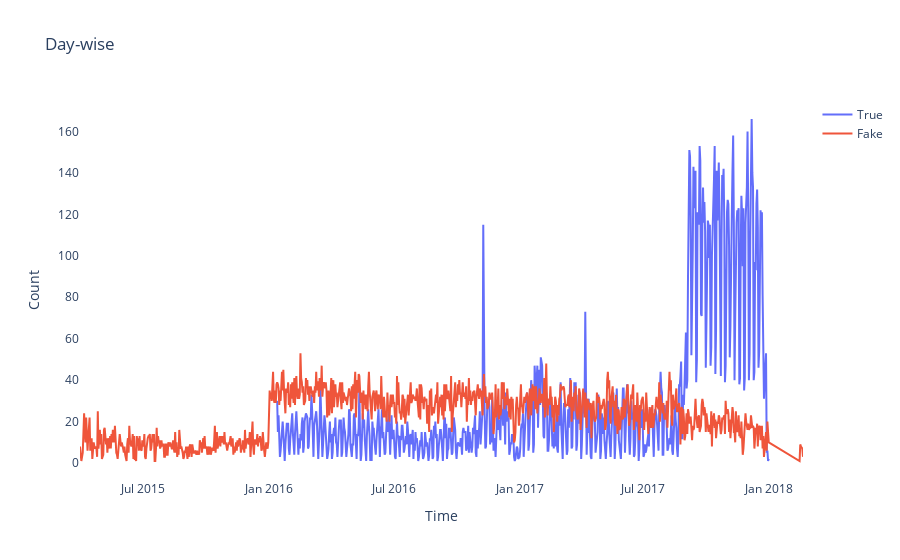

The code cell stored with this chart in its notebook:
### Markdown cell above
Date_difference vs Output

### Code cell
df_date = data_total.copy(deep = True)
df_date=data_total.sort_values(by=['date'])
df_date=df_date.reset_index(drop=True)
df_date1=df_date[df_date['output']==1]
df_date1=df_date1.groupby(['date'])['output'].count()
df_date1=pd.DataFrame(df_date1)
df_date0=df_date[df_date['output']==0]
df_date0=df_date0.groupby(['date'])['output'].count()
df_date0=pd.DataFrame(df_date0) 
plot_data = [
    go.Scatter(
        x=df_date1.index,
        y=df_date1['output'],
        name='True',
        #x_axis="OTI",
        #y_axis="time",
    ),
    go.Scatter(
        x=df_date0.index,
        y=df_date0['output'],
        name='Fake'
    )
    
]
plot_layout = go.Layout(
        title='Day-wise',
        yaxis_title='Count',
        xaxis_title='Time',
        plot_bgcolor='rgba(0,0,0,0)'
    )
fig = go.Figure(data=plot_data, layout=plot_layout)
pyoff.iplot(fig)

### Figure 1 — Plotly figure (JSON) as saved in the notebook; plotly's stock layout.template omitted (floating-point values rounded to 4 significant figures; data arrays with more than 128 entries replaced by an {"elided": "..."} marker saying what was removed)
{"data": [{"name": "True", "type": "scatter", "x": {"elided": "716 str values"}, "y": {"elided": "716 int values"}}, {"name": "Fake", "type": "scatter", "x": {"elided": "1010 str values"}, "y": {"elided": "1010 int values"}}], "layout": {"plot_bgcolor": "rgba(0,0,0,0)", "title": {"text": "Day-wise"}, "xaxis": {"title": {"text": "Time"}}, "yaxis": {"title": {"text": "Count"}}}}
